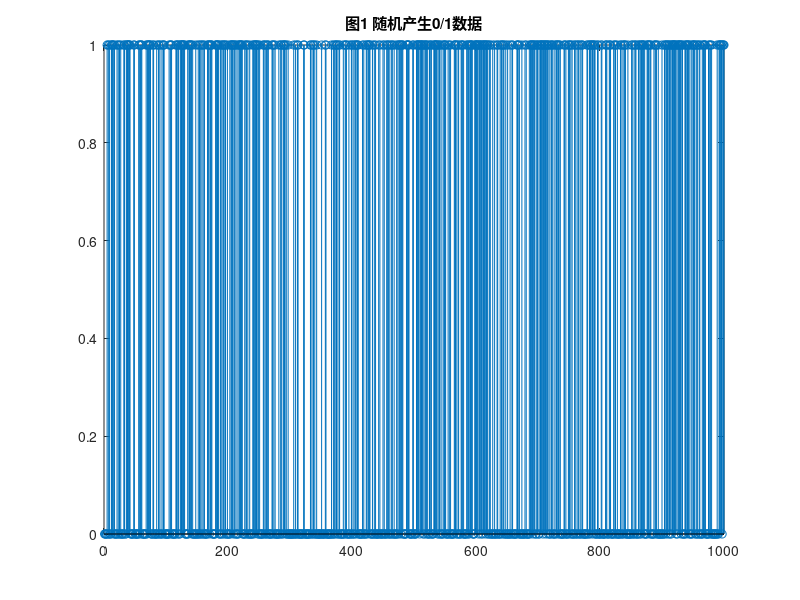
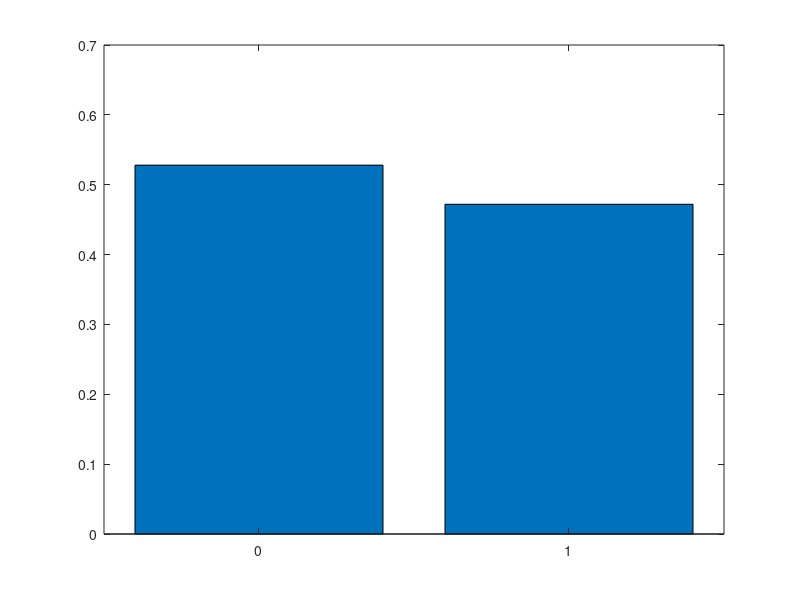

Write MATLAB code to recreate these figures, in order. (Note: this script raises an error after producing the figures.)
clear;
clc;
N=1000;
sequence=randi([0 1],1,N);
figure;
stem(sequence);
title('图1 随机产生0/1数据');
%tabulate(sequence);
% figure;
% h=histogram(sequence);
n1=length(find(sequence==0))/N;
n2=length(find(sequence==1))/N;
figure;
% plot([0,1],[n1,n2]);
b=bar([0,1],[n1,n2]);
xtips1 = b.XEndPoints;
ytips1 = b.YEndPoints; %获取 Bar 对象的 XEndPoints 和 YEndPoints 属性
labels1 = string(b.YData); %获取条形末端的坐标
text(xtips1,ytips1,labels1,'HorizontalAlignment','center',...
    'VerticalAlignment','bottom');
title('图2 0/1概率密度');
qpsk= 2*sequence(1:2:end)+sequence(2:2:end);
const=[1+1i,-1+1i,1-1i,-1-1i];
qpsk=genqammod(qpsk,const);
figure;
subplot(2,1,1);
stem(real(qpsk));
title('图3 QPSK调制后的同向分量');
subplot(2,1,2);
stem(imag(qpsk),'r');
title('图3 QPSK调制后的正交分量');